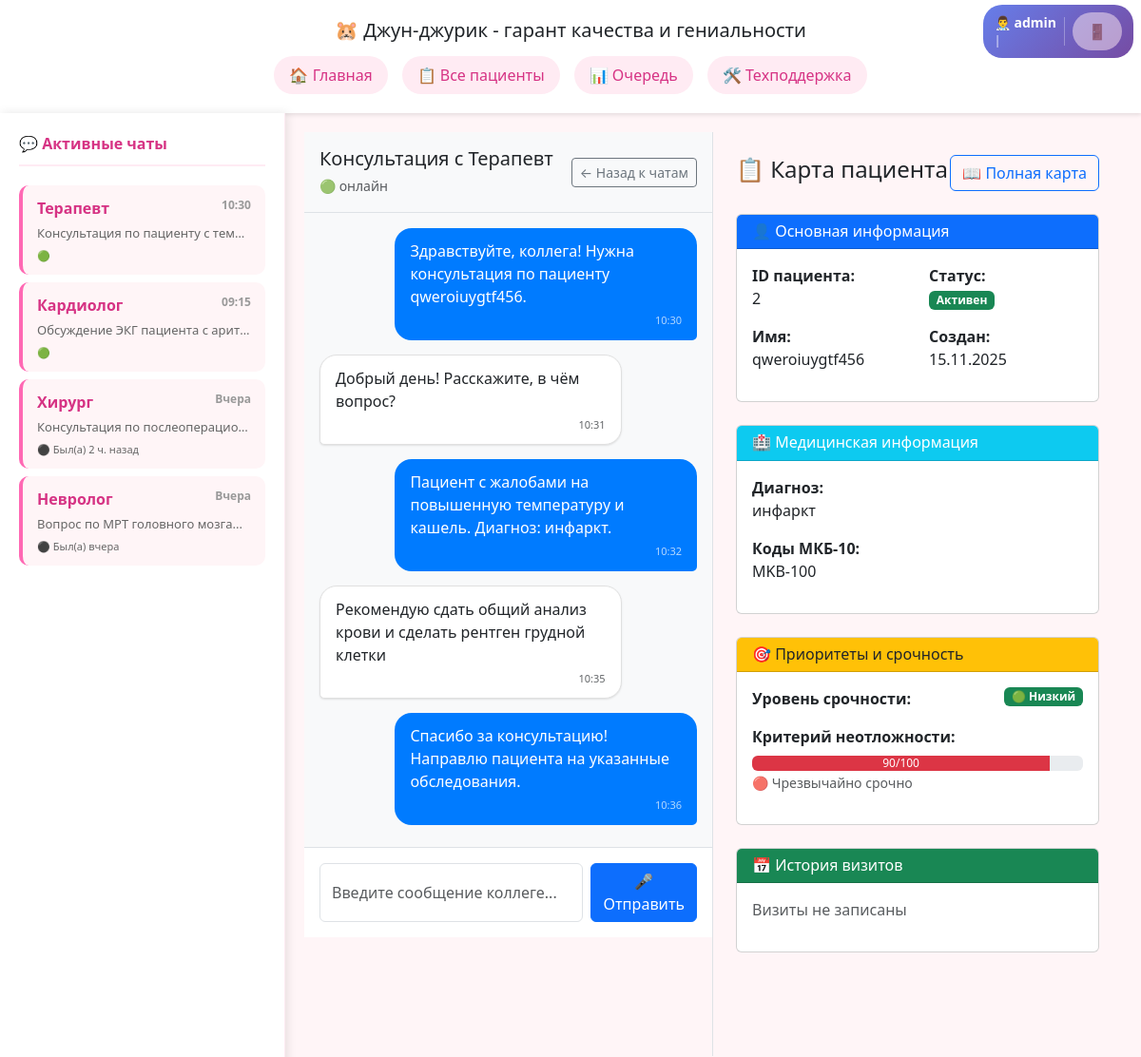
The page /chat/doctor/therapist/ (signed in) on the database as committed earlier.
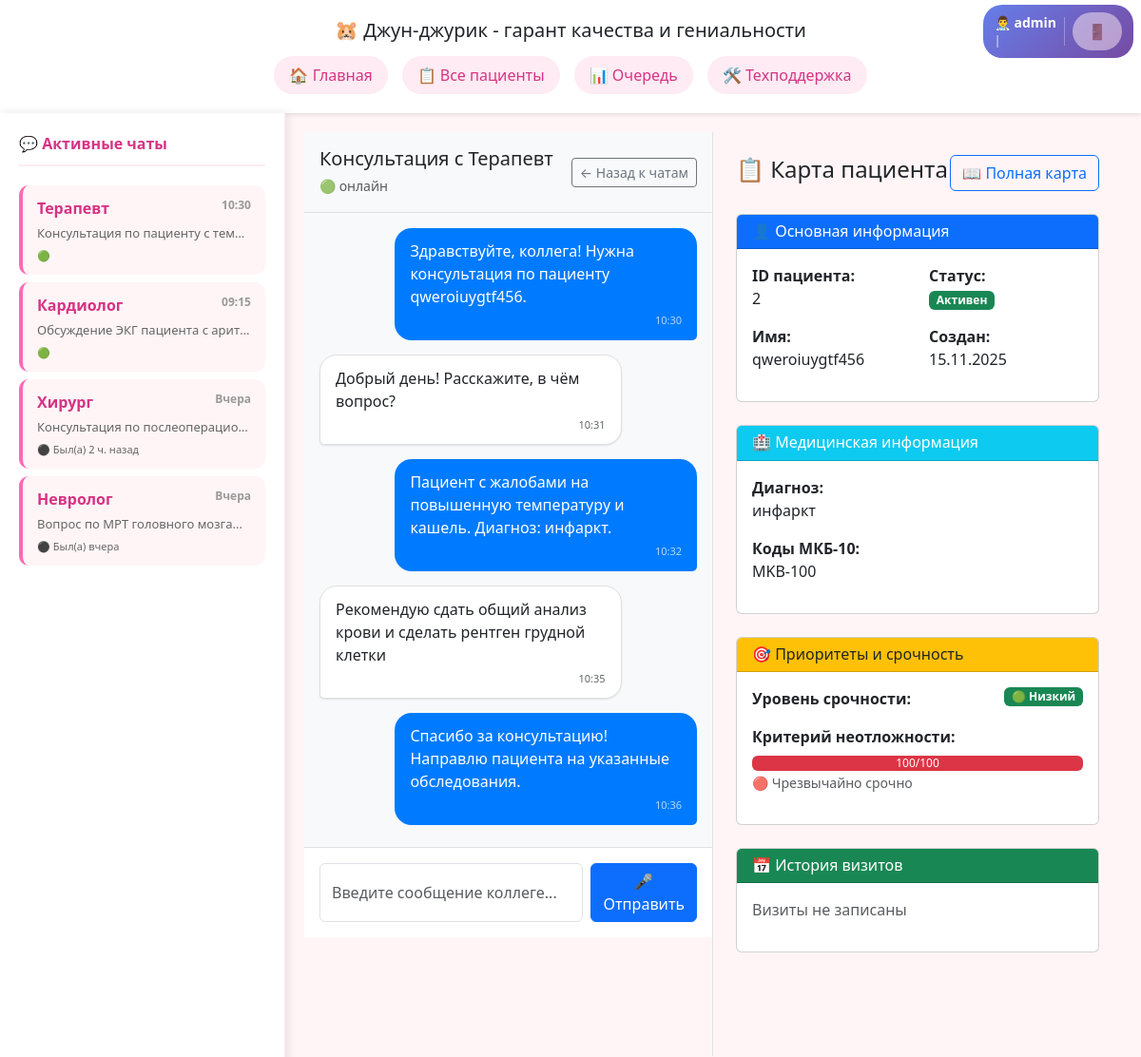
The same page on the database as committed later.
### main/models.py (models this page shows, shortened)
class Patient(models.Model):
    encrypted_id = models.CharField(max_length=50, unique=True, verbose_name="ID пациента")
    encrypted_name = models.TextField(verbose_name="Зашифрованное имя пациента")
    diagnosis = models.TextField(blank=True, verbose_name="Диагноз")
    icd10_codes = models.TextField(blank=True, verbose_name="Коды МКБ-10")
    hilling_doc = models.CharField(max_length=50, blank=True, verbose_name="Лечащий врач")
    urgency_level = models.IntegerField(default=4, verbose_name="Уровень срочности (1-4)")
    emergency_criteria = models.IntegerField(
        default=50,
        verbose_name="Критерий неотложности (1-100)",
        help_text="Оценка неотложности состояния пациента по шкале от 1 до 100",
        validators=[MinValueValidator(1), MaxValueValidator(100)]
    )
    clinical_route = models.JSONField(default=dict, verbose_name="Клинический маршрут")
    visits_data = models.JSONField(
        default=list,
        blank=True,
        verbose_name="Данные визитов"
    )
    created_at = models.DateTimeField(auto_now_add=True)
    updated_at = models.DateTimeField(auto_now=True)
    is_active = models.BooleanField(default=True)
    class Meta:
        ordering = ['-emergency_criteria', 'urgency_level', '-created_at']
    def get_urgency_display(self):
        urgency_map = {
            1: '🔴 Критический',
            2: '🟠 Высокий',
            3: '🟡 Средний',
            4: '🟢 Низкий',
        }
        return urgency_map.get(self.urgency_level, '⚪ Неизвестно')
    def get_emergency_display(self):
        if self.emergency_criteria >= 90:
            return '🔴 Чрезвычайно срочно'
        elif self.emergency_criteria >= 75:
            return '🟠 Высокая срочность'
        elif self.emergency_criteria >= 60:
            return '🟡 Средняя срочность'
        elif self.emergency_criteria >= 40:
            return '🟢 Низкая срочность'
        else:
            return '⚪ Плановая помощь'
    def get_emergency_progress_class(self):
        if self.emergency_criteria >= 90:
            return 'bg-danger'
        elif self.emergency_criteria >= 75:
            return 'bg-warning'
        elif self.emergency_criteria >= 60:
            return 'bg-info'
        elif self.emergency_criteria >= 40:
            return 'bg-success'
        else:
            return 'bg-secondary'
    def get_visits(self):
        return self.visits_data if self.visits_data else []
    def get_visits_count(self):
        return len(self.get_visits())

### main/views.py (the view)
# urls.py: path('chat/doctor/<str:specialist>/', views.doctor_chat, name='doctor-chat')
@login_required
def doctor_chat(request, specialist):
    try:
        patient = Patient.objects.get(id=1)
    except Patient.DoesNotExist:
        patient = Patient(
            encrypted_id="DEMO001",
            encrypted_name="Иван Иванов",
            diagnosis="Ишемическая болезнь сердца",
            icd10_codes="I25.1",
            hilling_doc="Др. Петров",
            urgency_level=2,
            emergency_criteria=85
        )
    specialists_map = {
        'therapist': {
            'name': 'Терапевт',
            'color': 'primary',
            'scope': 'Общая диагностика, лечение распространенных заболеваний',
            'expertise': [
                'Дифференциальная диагностика',
                'Лечение ОРВИ и простудных заболеваний',
                'Ведение хронических заболеваний',
                'Профилактические осмотры'
            ],
            'examinations': [
                'Общий анализ крови и мочи',
                'Биохимический анализ крови',
                'Рентгенография органов грудной клетки',
                'ЭКГ'
            ]
        },
        'cardiologist': {
            'name': 'Кардиолог',
            'color': 'danger',
            'scope': 'Заболевания сердечно-сосудистой системы',
            'expertise': [
                'Диагностика ишемической болезни сердца',
                'Лечение артериальной гипертензии',
                'Нарушения ритма сердца',
                'Сердечная недостаточность'
            ],
            'examinations': [
                'Эхокардиография',
                'Суточный мониторинг ЭКГ',
                'Нагрузочные тесты',
                'Коронарография'
            ]
        },
        'surgeon': {
            'name': 'Хирург',
            'color': 'warning',
            'scope': 'Хирургические патологии, операции',
            'expertise': [
                'Экстренная хирургическая помощь',
                'Плановые оперативные вмешательства',
                'Послеоперационное ведение',
                'Гнойно-септические заболевания'
            ],
            'examinations': [
                'УЗИ брюшной полости',
                'КТ/МРТ органов',
                'Эндоскопические исследования',
                'Биопсия тканей'
            ]
        },
        'neurologist': {
            'name': 'Невролог',
            'color': 'info',
            'scope': 'Заболевания нервной системы',
            'expertise': [
                'Цереброваскулярные заболевания',
                'Эпилепсия и судорожные синдромы',
                'Неврологические осложнения',
                'Головные боли и мигрени'
            ],
            'examinations': [
                'МРТ головного мозга',
                'ЭЭГ (электроэнцефалография)',
                'УЗДГ сосудов головы и шеи',
                'Люмбальная пункция'
            ]
        },
    }
    specialist_info = specialists_map.get(specialist, {
        'name': 'Врач',
        'icon': '👨‍⚕️',
        'color': 'secondary',
        'scope': 'Медицинские консультации',
        'expertise': ['Медицинские консультации', 'Диагностика'],
        'examinations': ['Обследование по показаниям']
    })
    demo_messages = [
        {'sender': 'current',
         'text': f'Здравствуйте, коллега! Нужна консультация по пациенту {patient.encrypted_name}.', 'time': '10:30'},
        {'sender': specialist, 'text': f'Добрый день! Расскажите, в чём вопрос?', 'time': '10:31'},
        {'sender': 'current',
         'text': f'Пациент с жалобами на {get_complaints_by_specialist(specialist)}. Диагноз: {patient.diagnosis}.',
         'time': '10:32'},
        {'sender': specialist, 'text': f'Рекомендую {get_recommendations_by_specialist(specialist)}', 'time': '10:35'},
        {'sender': 'current', 'text': 'Спасибо за консультацию! Направлю пациента на указанные обследования.',
         'time': '10:36'},
    ]
    context = {
        'specialist': specialist,
        'specialist_info': specialist_info,
        'patient': patient,
        'messages': demo_messages,
        'all_specialists': specialists_map,
    }
    return render(request, 'main/doctor_chat.html', context)

### main/views.py (called while the page is built)
def get_complaints_by_specialist(specialist):
    complaints = {
        'therapist': 'повышенную температуру и кашель',
        'cardiologist': 'боли в области сердца и одышку',
        'surgeon': 'острые боли в животе',
        'neurologist': 'головные боли и головокружение',
    }
    return complaints.get(specialist, 'состоянию пациента')

def get_recommendations_by_specialist(specialist):
    recommendations = {
        'therapist': 'сдать общий анализ крови и сделать рентген грудной клетки',
        'cardiologist': 'провести ЭКГ, ЭхоКГ и суточный мониторинг давления',
        'surgeon': 'сделать УЗИ брюшной полости и общий анализ крови',
        'neurologist': 'провести МРТ головного мозга и консультацию офтальмолога',
    }
    return recommendations.get(specialist, 'провести дополнительные обследования')

### main/templates/main/doctor_chat.html (shortened to what the changed rows need)
{% extends 'main/head.html' %}
{% block content %}
<div class="container-fluid h-100">
    <div class="row h-100">
        <div class="col-md-6 p-0">
            <div class="h-100 overflow-auto">
                <div class="p-4">
                    <div class="card mb-4">
                        <div class="card-body">
                            <div class="row">
                                <div class="col-md-6">
                                    <p><strong>ID пациента:</strong><br>{{ patient.encrypted_id }}</p>
                                    <p><strong>Имя:</strong><br>{{ patient.encrypted_name }}</p>
                                </div>
                                <div class="col-md-6">
                                    <p><strong>Статус:</strong><br>
                                        {% if patient.is_active %}
                                            <span class="badge bg-success">Активен</span>
                                        {% else %}
                                            <span class="badge bg-secondary">Неактивен</span>
                                        {% endif %}
                                    </p>
                                    <p><strong>Создан:</strong><br>{{ patient.created_at|date:"d.m.Y" }}</p>
                                </div>
                            </div>
                        </div>
                    </div>
                    <div class="card mb-4">
                        <div class="card-body">
                            {% if patient.diagnosis %}
                            <p><strong>Диагноз:</strong><br>{{ patient.diagnosis }}</p>
                            {% endif %}
                            {% if patient.icd10_codes %}
                            <p><strong>Коды МКБ-10:</strong><br>{{ patient.icd10_codes }}</p>
                            {% endif %}
                        </div>
                    </div>
                    <div class="card mb-4">
                        <div class="card-body">
                            <div class="mb-3">
                                <strong>Уровень срочности:</strong>
                                <span class="badge {% if patient.urgency_level == 1 %}bg-danger{% elif patient.urgency_level == 2 %}bg-warning{% elif patient.urgency_level == 3 %}bg-info{% else %}bg-success{% endif %} float-end">
                                    {{ patient.get_urgency_display }}
                                </span>
                            </div>
                            <div class="mb-3">
                                <strong>Критерий неотложности:</strong>
                                <div class="progress mt-2">
                                    <div class="progress-bar {{ patient.get_emergency_progress_class }}"
                                         style="width: {{ patient.emergency_criteria }}%">
                                        {{ patient.emergency_criteria }}/100
                                    </div>
                                </div>
                                <small class="text-muted">{{ patient.get_emergency_display }}</small>
                            </div>
                        </div>
                    </div>
                </div>
            </div>
        </div>
    </div>
</div>
{% endblock %}

Rows that differ between the two databases and show on the page:
changed Patient "qweroiuygtf456": emergency_criteria "90" → "100"
